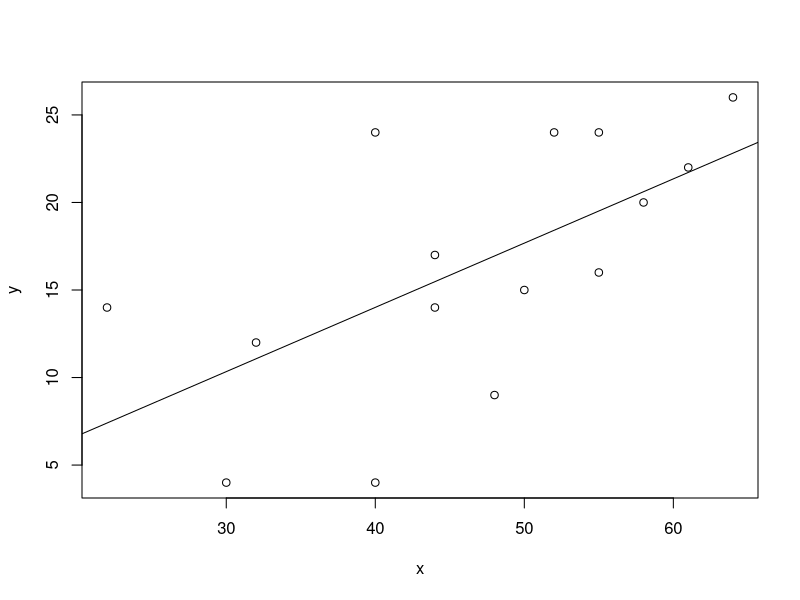
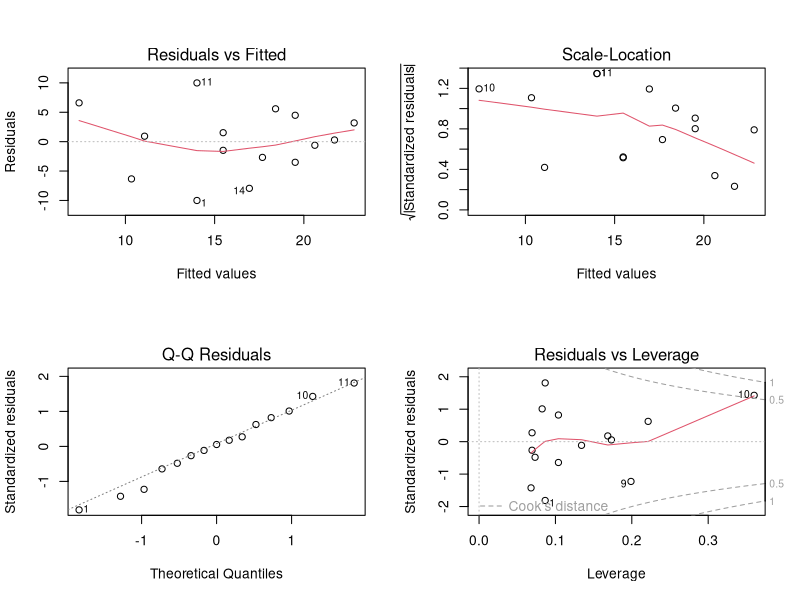
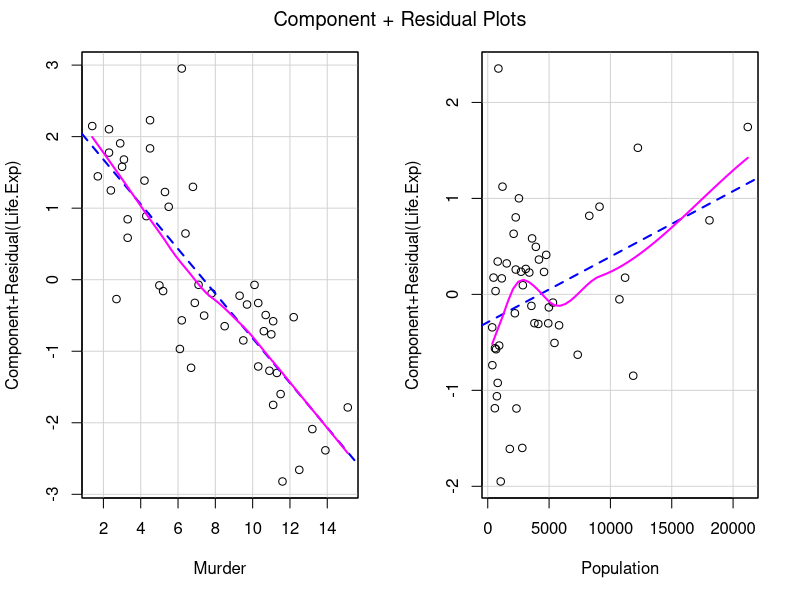

The R script that drew these images, in order: (Note: this script raises an error after producing the figures.)
#A. Korelasi
data(mtcars)
head(mtcars)
cor(mtcars$mpg, mtcars$hp)
cor.test(mtcars$mpg, mtcars$hp)

#B. Regresi Linier Sederhana
x = c(40,55,32,55,50,52,61,44,30,22,40,64,58,48,44)
y = c(4,16,12,24,15,24,22,17,4,14,24,26,20,9,14)
length(x)
length(y)

plot(x,y)
abline(lm(y~x))
lm(y~x)

fit = lm(y~x)
summary(fit)

#C. Analisis Residual
layout(matrix(1:4, 2,2))
plot(fit)

summary(state.x77)
st1 = data.frame(state.x77)
cor(st1)

moder_reg1 = lm(Murder~Illiteracy, data= st1)
summary(moder_reg1)

#D. Analisis Regresi Berganda
st1 = data.frame(state.x77)
model_reg1 = lm(Life.Exp~Murder+Population, data = st1)
summary(moder_reg1)

#E. Aplikasi dengan R
#F. Uji Asumsi Regresi Liniear Berganda
#   a. non liniearitas
library(car)
crPlots(model_reg1)
ceresPlots(model_reg1)

#   b. Homoskedastisitas
#Evaluate Homoscedasticity
#non-constat error varians
ncvTest(model_reg1)
library(lmtest)
bptest(model_reg1)

#   c. multikolinearitas
#Evaluate MUltiCollinearty
vif(model_reg1) #variance inflation factors

#   d. normalitas
par=mfrow()
outlierTest(model_reg1) # Bonferonni p-value for most extreme obs
qqPlot(model_reg1, main="QQ Plot")

#   e. autokorelasi
durbinWatsonTest(model_reg1)

#Metode pemilihan Model Regresi Terbaik
data("mtcars")
head(mtcars)

#Full model
fit1 = lm(mpg~., data=mtcars)
summary(fit1)

#backward selection
fit_backward = step(fit1, direction="backward", trace=10)
summary(fit_backward)

#forward selection
fit0 = lm(mpg~1, data=mtcars)
fit_forward = step(fit0, scope=list(lower=fit0, upper=fit1),direction="forward", trace=10)
summary(fit_forward)

#stepwise selection
fit_stepwise = step(fit1, direction = "both")
summary(fit_stepwise)
